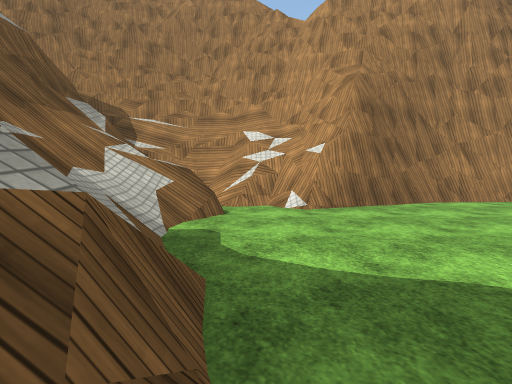
[1] (above)

16 first-person views from a walk through a Unity game level. The camera is 1.2 m above the floor, tilts 4° down and sees 80° across. The floor is counted in squares, 2 m on a side. Each view is taken from the middle of a square. On the plan, view 1 faces up. The plan holds only what a view shows up to about 9 squares ahead; the rest is blank. The place goes on beyond the plan. The terrain is drawn as flat ground. Surface patterns are stand-ins for the level's own textures.

[2]
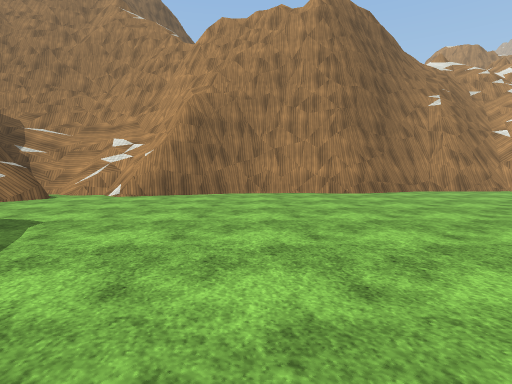

[3]
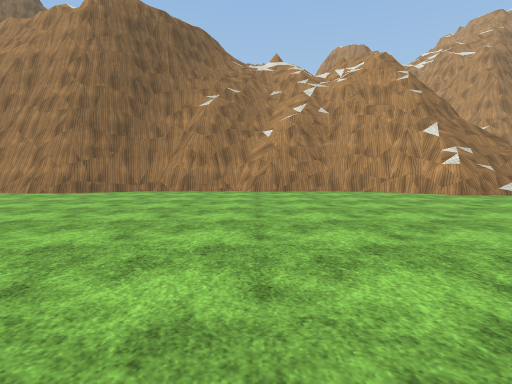

[4]
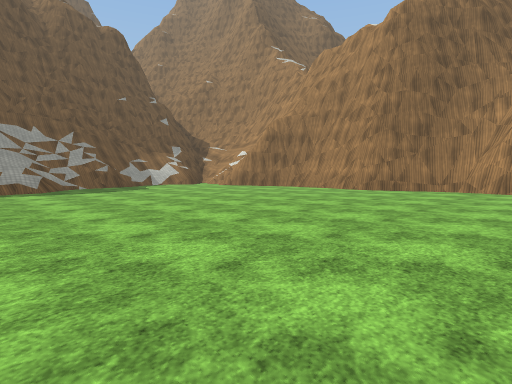

[5]
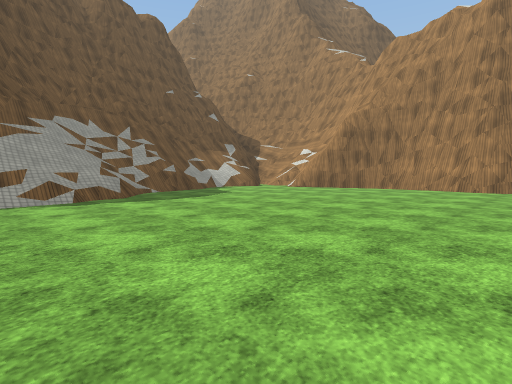

[6]
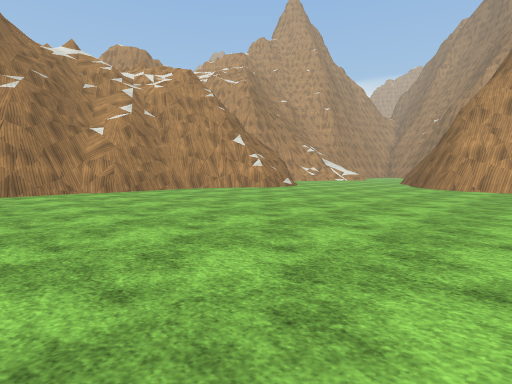

[7]
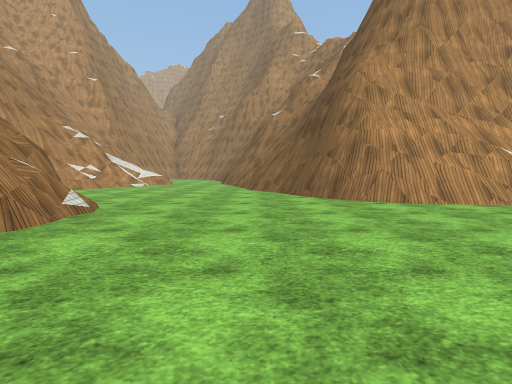

[8]
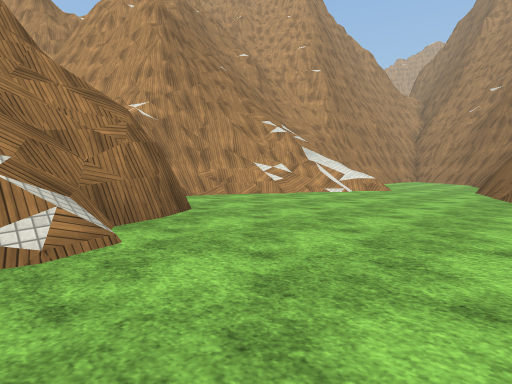

[9]
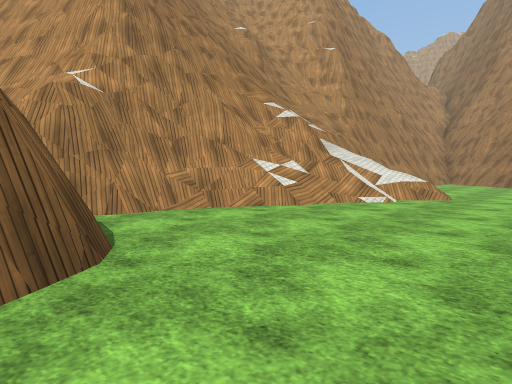

[10]
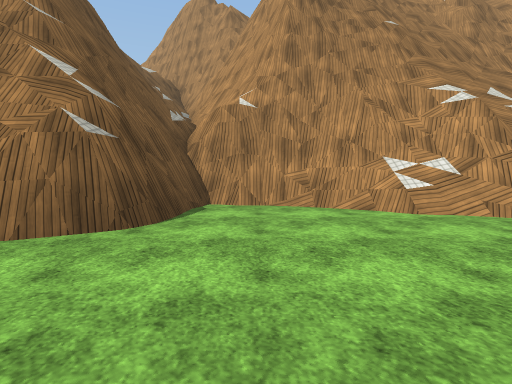

[11]
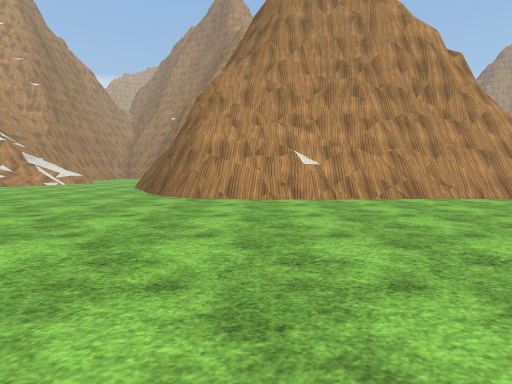

[12]
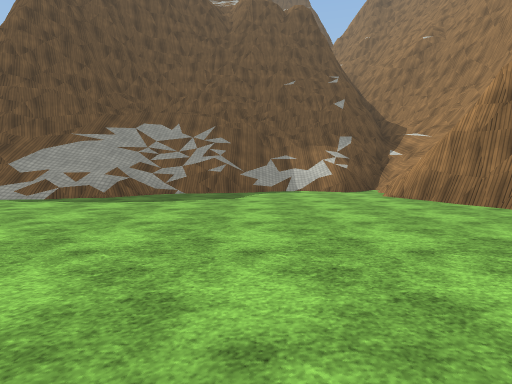

[13]
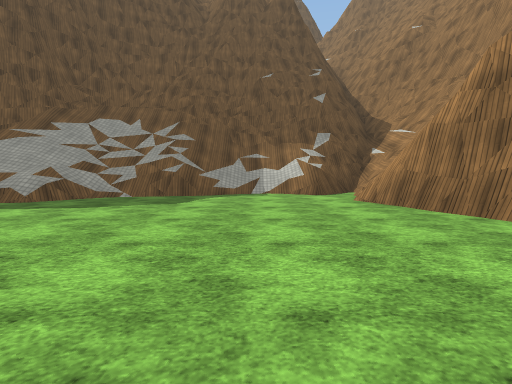

[14]
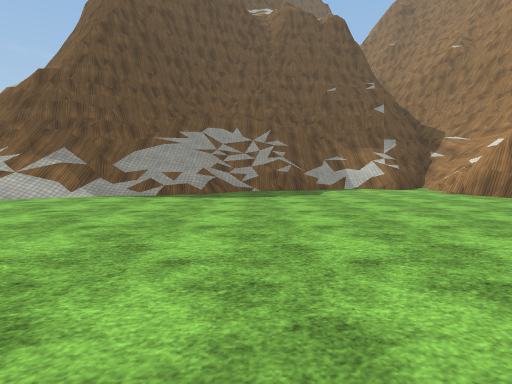

[15]
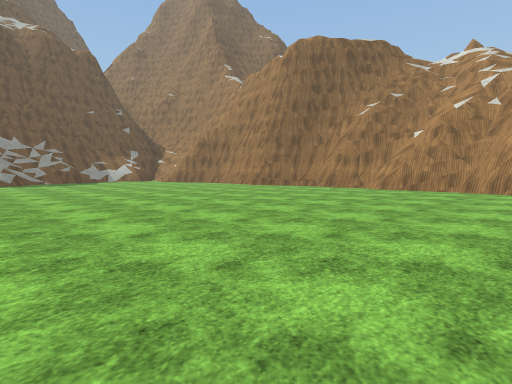

[16]
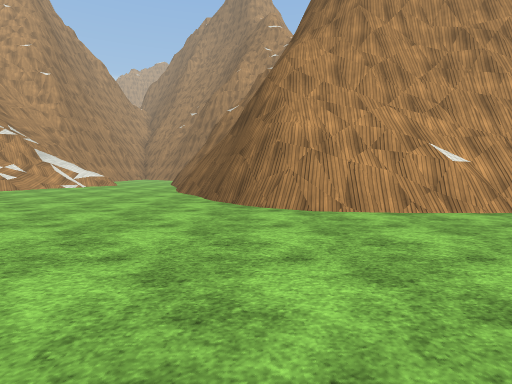

### Floor plan
Key: @ floor where view 1 was taken; # wall or solid block; x gap in a wall; . main floor; : floor 2.25 m higher than the main floor; + floor 2.75 m higher than the main floor; * floor 4.5 m higher than the main floor; / step, stairs or slope; = window, fence, low wall or low ledge; ^ raised ledge.
Columns run from 2 left of view 1 to 31 right of it. Each row starts with its distance up from view 1.
 13                             ^#^^
 12                          ^^^##=#
 11                          ^#=##*
 10                        ###^=#
  9 ^#^^                  ##..=#=/
  8 #==##                 ##...=//
  7 #:+####################....../....
  6 =#x####.##.........###............
  5 ==..............................
  4 //...........................##
  3 //.......................##
  2 //......................##
  1 ///...................###
  0 //@...................#
 -1 ////..................#
 -2 ////..................#
 -3 #///..................#
 -4 ^^=//......       ....#
 -5  ^#//.             ...#

Positions as (right, up) in squares from view 1, and headings:
1: (0, 0), facing up
2: (4, -2), facing up
3: (12, -2), facing up
4: (11, -3), facing up-left
5: (8, -4), facing up-left
6: (9, -2), facing up-right
7: (14, 3), facing right
8: (18, 3), facing up-right
9: (20, 5), facing up-right
10: (22, 4), facing up
11: (13, -1), facing right
12: (8, 2), facing left
13: (7, 3), facing left
14: (9, 0), facing left
15: (16, -3), facing up-left
16: (15, 1), facing right
